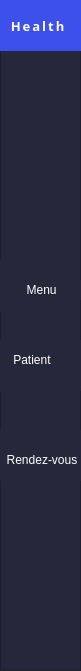
     <widget class="QFrame" name="frame">
      <property name="geometry">
       <rect>
        <x>130</x>
        <y>40</y>
        <width>81</width>
        <height>671</height>
       </rect>
      </property>
      <property name="styleSheet">
       <string notr="true">background-color:#25283b;</string>
      </property>
      <property name="frameShape">
       <enum>QFrame::StyledPanel</enum>
      </property>
      <property name="frameShadow">
       <enum>QFrame::Raised</enum>
      </property>
      <widget class="QFrame" name="frame_6">
       <property name="geometry">
        <rect>
         <x>-20</x>
         <y>0</y>
         <width>121</width>
         <height>51</height>
        </rect>
       </property>
       <property name="styleSheet">
        <string notr="true">background-color:#3d50eb;</string>
       </property>
       <property name="frameShape">
        <enum>QFrame::StyledPanel</enum>
       </property>
       <property name="frameShadow">
        <enum>QFrame::Raised</enum>
       </property>
       <widget class="QLabel" name="labelBoxBlenderInstalation_3">
        <property name="geometry">
         <rect>
          <x>20</x>
          <y>0</y>
          <width>81</width>
          <height>51</height>
         </rect>
        </property>
        <property name="font">
         <font>
          <family>Montserrat Alternates SemiBold</family>
          <pointsize>10</pointsize>
          <weight>75</weight>
          <italic>false</italic>
          <bold>true</bold>
         </font>
        </property>
        <property name="styleSheet">
         <string notr="true">color:rgb(255, 255, 255);
letter-spacing:2px;</string>
        </property>
        <property name="text">
         <string>  Health</string>
        </property>
       </widget>
      </widget>
      <widget class="QPushButton" name="rendez_vous_3">
       <property name="geometry">
        <rect>
         <x>0</x>
         <y>430</y>
         <width>81</width>
         <height>51</height>
        </rect>
       </property>
       <property name="cursor">
        <cursorShape>PointingHandCursor</cursorShape>
       </property>
       <property name="styleSheet">
        <string notr="true">QPushButton {	
	background-image: url(C:/Users/HP/Documents/health-app/icons/16x16/cil-clipboard.png);
	background-position: left center;
    background-repeat: no-repeat;
	border: none;
	border-left: 32px solid #25283b;
	border-right: 5px solid transparent;
	background-color:#25283b;
	text-align: left;
}
QPushButton:hover {
	background-color:  rgb(50, 54, 79);
	border-left: 32px solid rgb(50, 54, 79);
	border-right: 5px solid #3d50eb;

}
QPushButton:pressed{
	background-color: #25283b;
	border-left: 32px solid #25283b;

}
</string>
       </property>
       <property name="text">
        <string/>
       </property>
      </widget>
      <widget class="QPushButton" name="patient_2">
       <property name="geometry">
        <rect>
         <x>0</x>
         <y>340</y>
         <width>81</width>
         <height>51</height>
        </rect>
       </property>
       <property name="cursor">
        <cursorShape>PointingHandCursor</cursorShape>
       </property>
       <property name="styleSheet">
        <string notr="true">QPushButton {	
	background-image: url(C:/Users/HP/Documents/health-app/icons/16x16/cil-PEOPLE.png);
	background-position: left center;
    background-repeat: no-repeat;
	border: none;
	border-left: 32px solid #25283b;
	border-right: 5px solid transparent;
	background-color:#25283b;
	text-align: left;
}
QPushButton:hover {
	background-color:  rgb(50, 54, 79);
	border-left: 32px solid rgb(50, 54, 79);
	border-right: 5px solid #3d50eb;

}
QPushButton:pressed{
	background-color: #25283b;
	border-left: 32px solid #25283b;

}
</string>
       </property>
       <property name="text">
        <string/>
       </property>
      </widget>
      <widget class="QLabel" name="label_4">
       <property name="geometry">
        <rect>
         <x>0</x>
         <y>350</y>
         <width>71</width>
         <height>20</height>
        </rect>
       </property>
       <property name="font">
        <font>
         <family>Segoe UI</family>
         <weight>50</weight>
         <bold>false</bold>
        </font>
       </property>
       <property name="styleSheet">
        <string notr="true">color:rgb(255, 255, 255);</string>
       </property>
       <property name="text">
        <string>    Patient</string>
       </property>
      </widget>
      <widget class="QLabel" name="label_5">
       <property name="geometry">
        <rect>
         <x>0</x>
         <y>450</y>
         <width>81</width>
         <height>20</height>
        </rect>
       </property>
       <property name="font">
        <font>
         <family>Segoe UI</family>
         <weight>50</weight>
         <bold>false</bold>
        </font>
       </property>
       <property name="styleSheet">
        <string notr="true">color:rgb(255, 255, 255);</string>
       </property>
       <property name="text">
        <string>  Rendez-vous</string>
       </property>
      </widget>
      <widget class="QPushButton" name="retour_menu_2">
       <property name="geometry">
        <rect>
         <x>0</x>
         <y>260</y>
         <width>80</width>
         <height>51</height>
        </rect>
       </property>
       <property name="cursor">
        <cursorShape>PointingHandCursor</cursorShape>
       </property>
       <property name="styleSheet">
        <string notr="true">QPushButton {	
	background-image: url(C:/Users/HP/Documents/health-app/icons/16x16/cil-home.png);
	background-position: left center;
    background-repeat: no-repeat;
	border: none;
	border-left: 32px solid #25283b;
	border-right: 5px solid transparent;
	background-color:#25283b;
	text-align: left;
}
QPushButton:hover {
	background-color:  rgb(50, 54, 79);
	border-left: 32px solid rgb(50, 54, 79);
	border-right: 5px solid #3d50eb;

}
QPushButton:pressed{
	background-color: #25283b;
	border-left: 32px solid #25283b;

}
</string>
       </property>
       <property name="text">
        <string/>
       </property>
      </widget>
      <widget class="QLabel" name="label_75">
       <property name="geometry">
        <rect>
         <x>0</x>
         <y>280</y>
         <width>81</width>
         <height>20</height>
        </rect>
       </property>
       <property name="font">
        <font>
         <family>Segoe UI</family>
         <weight>50</weight>
         <bold>false</bold>
        </font>
       </property>
       <property name="styleSheet">
        <string notr="true">color:rgb(255, 255, 255);</string>
       </property>
       <property name="text">
        <string>        Menu</string>
       </property>
      </widget>
     </widget>
